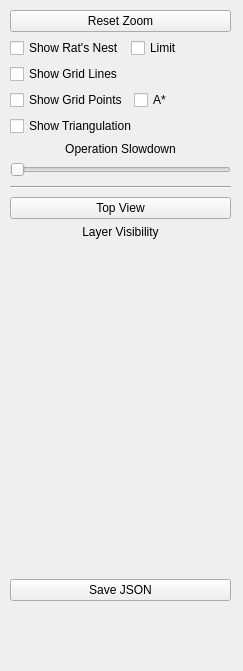
<?xml version="1.0" encoding="UTF-8"?>
<ui version="4.0">
 <class>Form</class>
 <widget class="QWidget" name="Form">
  <property name="geometry">
   <rect>
    <x>0</x>
    <y>0</y>
    <width>243</width>
    <height>671</height>
   </rect>
  </property>
  <property name="windowTitle">
   <string>Form</string>
  </property>
  <widget class="QWidget" name="layoutWidget">
   <property name="geometry">
    <rect>
     <x>10</x>
     <y>10</y>
     <width>221</width>
     <height>591</height>
    </rect>
   </property>
   <layout class="QVBoxLayout" name="verticalLayout">
    <item>
     <widget class="QPushButton" name="PResetZoom">
      <property name="text">
       <string>Reset Zoom</string>
      </property>
     </widget>
    </item>
    <item>
     <layout class="QHBoxLayout" name="horizontalLayout">
      <item>
       <widget class="QCheckBox" name="CShowRats">
        <property name="text">
         <string>Show Rat's Nest</string>
        </property>
       </widget>
      </item>
      <item>
       <widget class="QCheckBox" name="CLimitRats">
        <property name="toolTip">
         <string>Check to show rat's nest for selected pins only.</string>
        </property>
        <property name="text">
         <string>Limit</string>
        </property>
       </widget>
      </item>
     </layout>
    </item>
    <item>
     <widget class="QCheckBox" name="CShowLines">
      <property name="text">
       <string>Show Grid Lines</string>
      </property>
     </widget>
    </item>
    <item>
     <layout class="QHBoxLayout" name="horizontalLayout_3">
      <item>
       <widget class="QCheckBox" name="CShowPoints">
        <property name="text">
         <string>Show Grid Points</string>
        </property>
       </widget>
      </item>
      <item>
       <widget class="QCheckBox" name="CAStar">
        <property name="text">
         <string>A*</string>
        </property>
       </widget>
      </item>
     </layout>
    </item>
    <item>
     <widget class="QCheckBox" name="CShowTris">
      <property name="text">
       <string>Show Triangulation</string>
      </property>
     </widget>
    </item>
    <item>
     <widget class="QLabel" name="LSlowdown">
      <property name="text">
       <string>Operation Slowdown</string>
      </property>
      <property name="alignment">
       <set>Qt::AlignCenter</set>
      </property>
     </widget>
    </item>
    <item>
     <widget class="QSlider" name="ZSlowdown">
      <property name="maximum">
       <number>100</number>
      </property>
      <property name="orientation">
       <enum>Qt::Horizontal</enum>
      </property>
     </widget>
    </item>
    <item>
     <widget class="Line" name="line">
      <property name="sizePolicy">
       <sizepolicy hsizetype="Minimum" vsizetype="Fixed">
        <horstretch>0</horstretch>
        <verstretch>0</verstretch>
       </sizepolicy>
      </property>
      <property name="minimumSize">
       <size>
        <width>0</width>
        <height>8</height>
       </size>
      </property>
      <property name="orientation">
       <enum>Qt::Horizontal</enum>
      </property>
     </widget>
    </item>
    <item>
     <widget class="QPushButton" name="PFlipZ">
      <property name="text">
       <string>Top View</string>
      </property>
     </widget>
    </item>
    <item>
     <widget class="QLabel" name="label">
      <property name="sizePolicy">
       <sizepolicy hsizetype="Preferred" vsizetype="Preferred">
        <horstretch>0</horstretch>
        <verstretch>0</verstretch>
       </sizepolicy>
      </property>
      <property name="text">
       <string>Layer Visibility</string>
      </property>
      <property name="alignment">
       <set>Qt::AlignCenter</set>
      </property>
     </widget>
    </item>
    <item>
     <layout class="QVBoxLayout" name="VLayerAlpha"/>
    </item>
    <item>
     <spacer name="verticalSpacer">
      <property name="orientation">
       <enum>Qt::Vertical</enum>
      </property>
      <property name="sizeHint" stdset="0">
       <size>
        <width>20</width>
        <height>40</height>
       </size>
      </property>
     </spacer>
    </item>
    <item>
     <widget class="QPushButton" name="PSave">
      <property name="text">
       <string>Save JSON</string>
      </property>
     </widget>
    </item>
   </layout>
  </widget>
 </widget>
 <resources/>
 <connections/>
</ui>
